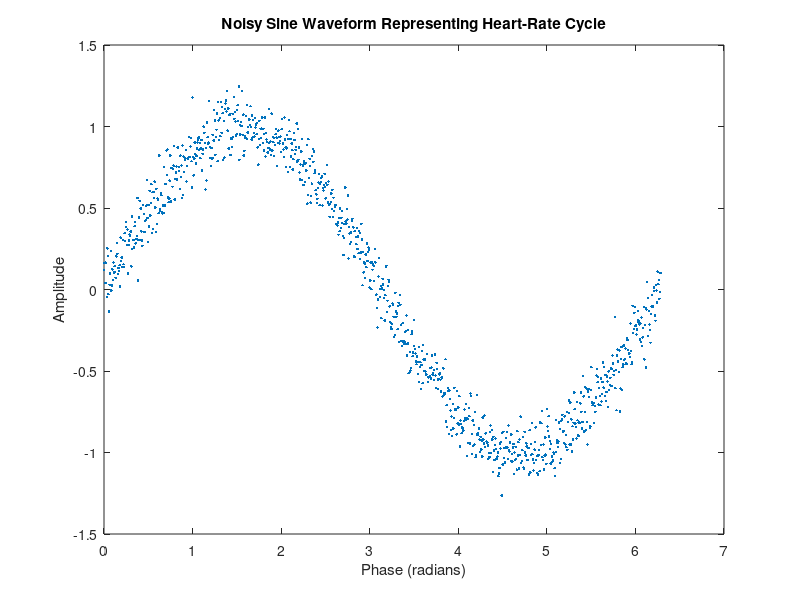

Write the MATLAB code that produced this figure.
function testsim_cardioballistic_spike_detection

% Parameters for the simulation
n = 1000; % number of data points (heartbeats)
heart_rate_hz = 1; % heart rate in Hertz (cycles per second)
mu = 0; % mean of the Gaussian noise
sigma = 0.1; % standard deviation of the Gaussian noise

% Generate phase values from 0 to 2*pi for one cycle
phases = linspace(0, 2*pi, n);

% Define the sine waveform (amplitude) for one cycle of a heart-rate R to R peak cycle
sine_waveform = sin(phases);

% Generate Gaussian noise
noise = mu + sigma * randn(size(sine_waveform));

% Combine the sine waveform with Gaussian noise to simulate the amplitude
amplitude = sine_waveform + noise;

% Fit a Gaussian distribution to the noisy data
dist = fitdist(amplitude', 'Normal');

% Plot the noisy sine waveform (amplitude) as a function of the phase
figure;
plot(phases, amplitude, '.');
xlabel('Phase (radians)');
ylabel('Amplitude');
title('Noisy Sine Waveform Representing Heart-Rate Cycle');
